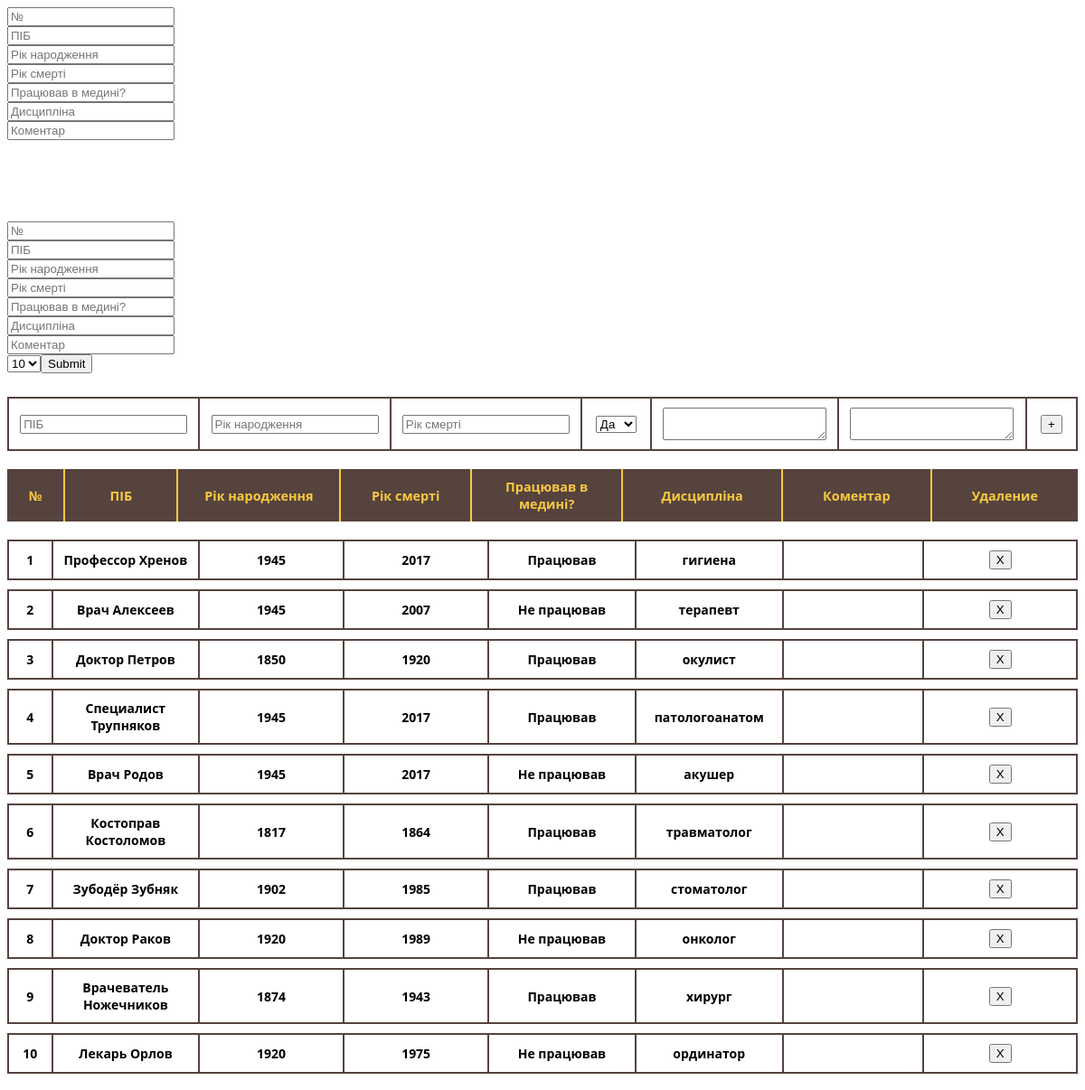
The page / on the database its author committed.
### tables this page shows
CREATE TABLE `fields` (
  `id` int NOT NULL,
  `field` varchar(250) NOT NULL,
  `describe_ru` varchar(250) NOT NULL,
  `describe_ua` varchar(255) DEFAULT NULL
);

CREATE TABLE `doctors` (
  `id` bigint NOT NULL,
  `fio_doc` varchar(250) NOT NULL,
  `year_b` smallint DEFAULT NULL,
  `year_d` smallint DEFAULT NULL,
  `medwork` tinyint(1) DEFAULT NULL,
  `discipline` varchar(250) DEFAULT NULL,
  `comment` varchar(1000) DEFAULT NULL
);

### index.php (the view, shortened to what this page needs)
<?php
require_once ("connect.php");
$fields = $mysqli->query("SELECT * FROM fields");
?>
<html>
<head>
    <link rel="stylesheet" href="css/style.css">
    <div class="filtforms">
<?php
$search="SELECT * FROM doctors LIMIT 0, 10";
        foreach ($fields as $tab) {
                echo '<div class="filtform"><input placeholder="' . $tab["describe_ua"] . '" type="text" />   </div>';
        }
?>
</div>
    <br/>
    <br/>
    <br/>
    <br/>
    <div class="search_php">
        <?php
        $num = 0;
            echo '<form method="post"><br/>';
            echo '<input name="id" placeholder="№"/> <br/>';
            echo '<input name="fio_doc" placeholder="ПІБ"/> <br/>';
            echo '<input name="year_b" placeholder="Рік народження"/> <br/>';
            echo '<input name="year_d" placeholder="Рік смерті"/> <br/>';
            echo '<input name="medwork" placeholder="Працював в медині?"/> <br/>';
            echo '<input name="discipline" placeholder="Дисципліна"/> <br/>';
            echo '<input name="comment" placeholder="Коментар"/> <br/>';
        echo '<select name="colvo">
<option value="10">10</option>
<option value="20">20</option>
</select>';
        echo '<input name="search_but" type="submit"/><br/>';
        echo '</form>';
        ?>
    </div>
<head>
<body>
<table>
    <tr class="add">
        <?php
        foreach ($fields as $tab) {
            if ($tab["field"] == "id"){
            }
            elseif ($tab["field"] == "comment" || $tab["field"] == "discipline"){
                echo '<td><textarea data-value="' . $tab["field"]  . '"></textarea></td>';
            }
            elseif ($tab["field"] == "medwork"){
                echo '<td> <select data-value="' . $tab["field"]  . '"><option value="1">Да</option><option value="0">Нет</option></select></td>';
            }
            else
                echo '<td><input type="text" data-value="' . $tab["field"]  . '" placeholder="' . $tab["describe_ua"]  . '"></td>';
        }
        echo "<td><button class='add_sql' type='button'>+</button></td>";
        ?>
    </tr>
</table>
<table>
<?php
$quer = $mysqli->query($search);
foreach ($fields as $tab) {
    if ($tab["field"] !== "id") {
        echo "<th>" . $tab["describe_ua"] . "</th>";
    }
    else
    {
        echo "<th style='width: 50px;'>№</th>";
    }
}
echo "<th>Удаление</th></table>";
echo "<table id='tab'>";
foreach ($quer as $doctor) {
    foreach ($fields as $field){
        $fiel = $field["field"];
        if ($fiel == "id"){
            echo '<tr data-id="' . $doctor["$fiel"] . '">';
            $num++;
            echo "<td style='width: 50px;'>$num</td>";
        }
        elseif ($fiel == "medwork"){
            if ($doctor["$fiel"] == 1){
                echo "<td data-filt='" . $fiel . "'>Працював</td>";
            }
            else{
                echo "<td data-filt='" . $fiel . "'>Не працював</td>";
            }
        }
        else
        {
            echo "<td data-filt='" . $fiel . "'>" . nl2br($doctor["$fiel"]) . "</td>";
        }
    }
    echo "<td ><button class='remove_sql' value=" . $doctor["id"] . " type='button'>X</button></td>";
    echo "</tr>";
}
?>
</table>
</body>
</html>

### css/style.css (style rules this page uses)
table { border-spacing: 0 10px; font-family: 'Open Sans', sans-serif; font-weight: bold; text-align: center; }
th { padding: 10px 20px; background: #56433D; color: #F9C941; border-right: 2px solid; font-size: 0.9em; text-align: center; width: 300px; }
th:last-child { border-right: none; }
td { vertical-align: middle; padding: 10px; font-size: 14px; text-align: center; border-top: 2px solid #56433D; border-bottom: 2px solid #56433D; border-right: 2px solid #56433D; word-wrap: anywhere; width: 300px; }
td:first-child { border-left: 2px solid #56433D; border-right: 2px solid #56433D; text-align: center; }

### rows shown on the page
fields: describe_ua "№"
fields: describe_ua "ПІБ", field.fio_doc "Профессор Хренов", field.fio_doc "Врач Алексеев", field.fio_doc "Доктор Петров", field.fio_doc "Специалист Трупняков", field.fio_doc "Врач Родов", field.fio_doc "Костоправ Костоломов", field.fio_doc "Зубодёр Зубняк", field.fio_doc "Доктор Раков", field.fio_doc "Врачеватель Ножечников", field.fio_doc "Лекарь Орлов"
fields: describe_ua "Рік народження", field.year_b "1945", field.year_b "1850", field.year_b "1817", field.year_b "1902", field.year_b "1920", field.year_b "1874"
fields: describe_ua "Рік смерті", field.year_d "2017", field.year_d "2007", field.year_d "1920", field.year_d "1864", field.year_d "1985", field.year_d "1989", field.year_d "1943", field.year_d "1975"
fields: describe_ua "Працював в медині?", field "Да"
fields: describe_ua "Дисципліна", field.discipline "гигиена", field.discipline "терапевт", field.discipline "окулист", field.discipline "патологоанатом", field.discipline "акушер", field.discipline "травматолог", field.discipline "стоматолог", field.discipline "онколог", field.discipline "хирург", field.discipline "ординатор"
fields: describe_ua "Коментар"
doctors: $doctor["id"] 1 (drawn)
doctors: $doctor["id"] 2 (drawn)
doctors: $doctor["id"] 3 (drawn)
doctors: $doctor["id"] 4 (drawn)
doctors: $doctor["id"] 5 (drawn)
doctors: $doctor["id"] 6 (drawn)
doctors: $doctor["id"] 7 (drawn)
doctors: $doctor["id"] 8 (drawn)
doctors: $doctor["id"] 9 (drawn)
doctors: $doctor["id"] 10 (drawn)
